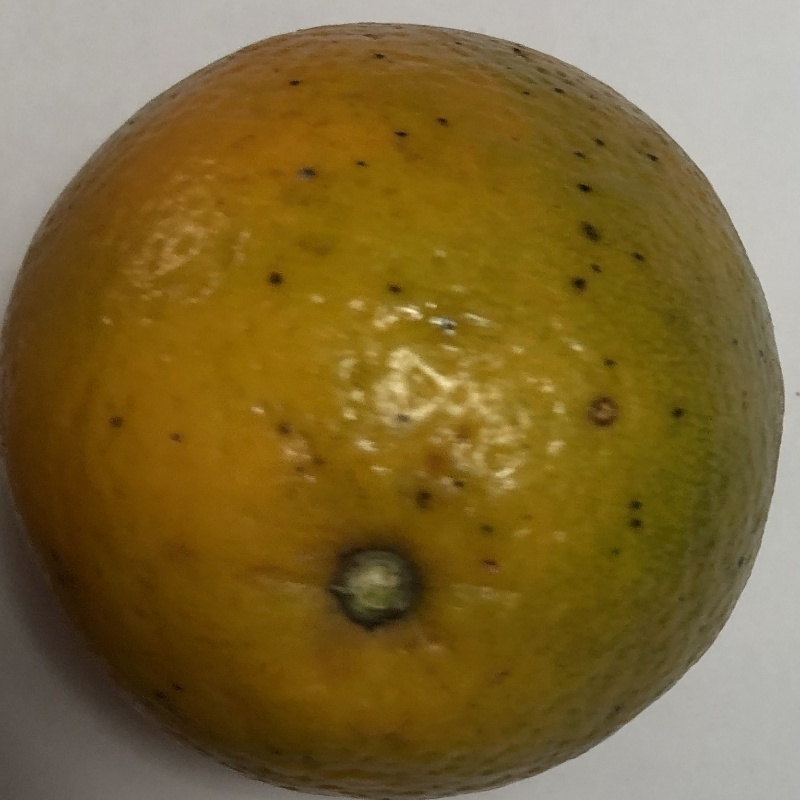
#> input picture data/split/test/blackspot/b (1).jpg, 800 x 800 px
$ python -i 03_train_classical.py   (imports and definitions only)
#> lines starting #> are read from the running program, lines starting #| are printed output that depends on the picture
import argparse
from pathlib import Path
import cv2
import numpy as np
from PIL import Image
from skimage.feature import local_binary_pattern
from sklearn.pipeline import Pipeline
from sklearn.preprocessing import StandardScaler
from sklearn.svm import SVC
from sklearn.metrics import classification_report
import joblib
from common import get_class_dirs, image_files, compute_metrics, save_metrics

def extract_features(path, size=128):
    # Color descriptors: mean/std of HSV and CIELAB channels.
#> called with path = '../data/split/test/blackspot/b (1).jpg', size = 128
    with Image.open(path) as im:
#> im is the input picture: PIL image 800x800 RGB; mean R, G, B 125.5, 103.4, 52.6
        rgb = np.array(im.convert("RGB").resize((size, size)))
    hsv = cv2.cvtColor(rgb, cv2.COLOR_RGB2HSV)
#> hsv: shape (128, 128, 3); mean H, S, V 21.3, 163.7, 125.6
    lab = cv2.cvtColor(rgb, cv2.COLOR_RGB2LAB)
#> lab: shape (128, 128, 3); mean of channels 0, 1, 2 114, 132.2, 158
    feats = []
    for img in (hsv, lab):
        for ch in cv2.split(img):
            feats.extend([float(np.mean(ch)), float(np.std(ch)),
                          float(np.percentile(ch, 10)), float(np.percentile(ch, 50)),
                          float(np.percentile(ch, 90))])
#> this loop made 2 passes
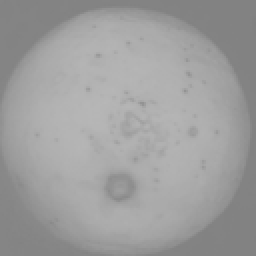
#> ch: shape (128, 128) (shown 2 times larger); min 128, max 183, mean 158
#> after the loop, feats = 30 values, max 246 at index 9, min 4.31 at index 1, mean 101.9
    gray = cv2.cvtColor(rgb, cv2.COLOR_RGB2GRAY)
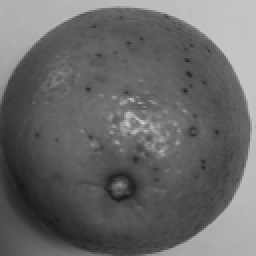
#> gray: shape (128, 128) (shown 2 times larger); min 22, max 211, mean 104.2
    # LBP texture histogram.
    radius, points = 2, 16
    lbp = local_binary_pattern(gray, points, radius, method="uniform")
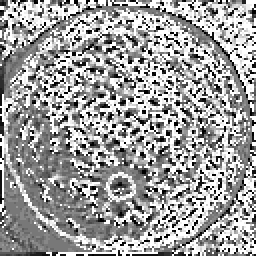
#> lbp: shape (128, 128) float64 (shown 2 times larger); min 0, max 17, mean 10.59; drawn with min black and max white
    hist, _ = np.histogram(lbp.ravel(), bins=np.arange(0, points + 4), range=(0, points + 3), density=True)
#> hist = 19 values, max 0.271 at index 17, min 0 at index 18, mean 0.0526
    feats.extend(hist.astype(float).tolist())
    return np.asarray(feats, dtype=np.float32)

# [42 lines left out: functions load_split, main, not called in this run]

# [2 lines not run here, left out]

>>> result = extract_features('../data/split/test/blackspot/b (1).jpg')
#> result = 49 values, max 246 at index 9, min 0 at index 48, mean 62.4

$ run again, on data/split/test/canker/c (11).jpg
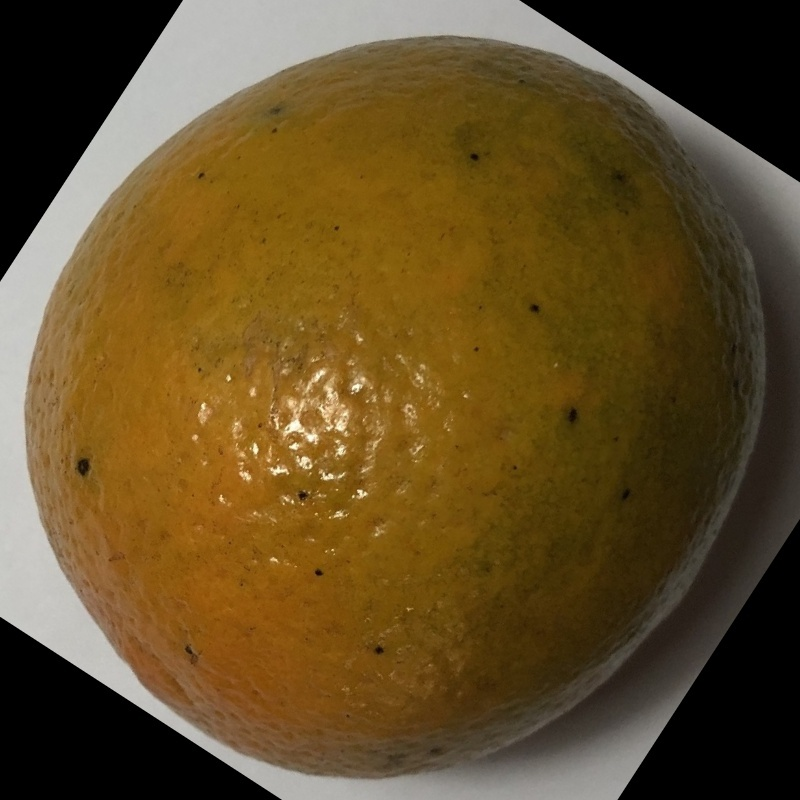
#> input picture data/split/test/canker/c (11).jpg, 800 x 800 px
#> in extract_features, im is the input picture: PIL image 800x800 RGB; mean R, G, B 98.7, 77.1, 39
#> hsv: shape (128, 128, 3); mean H, S, V 17.2, 138.3, 98.8
#> lab: shape (128, 128, 3); mean of channels 0, 1, 2 86.5, 133.2, 152
#> the loop in extract_features, `for img in (hsv, lab):` made 2 passes
#> after the loop in extract_features, `for img in (hsv, lab):`:
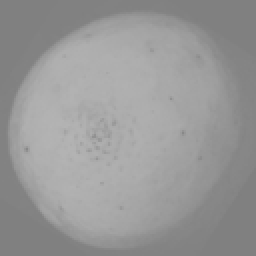
#> ch: shape (128, 128) (shown 2 times larger); min 127, max 180, mean 152
#> after the loop in extract_features, `for img in (hsv, lab):`: feats = 30 values, max 234 at index 9, min 0 at index 2, mean 90.88
#> in extract_features, `lbp = local_binary_pattern(gray, points, radius, method="uniform")`:
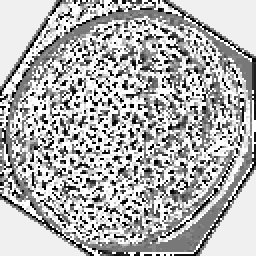
#> lbp: shape (128, 128) float64 (shown 2 times larger); min 0, max 17, mean 11.81; drawn with min black and max white
#> hist = 19 values, max 0.277 at index 17, min 0 at index 18, mean 0.0526
#> result = 49 values, max 234 at index 9, min 0 at index 2, mean 55.66
